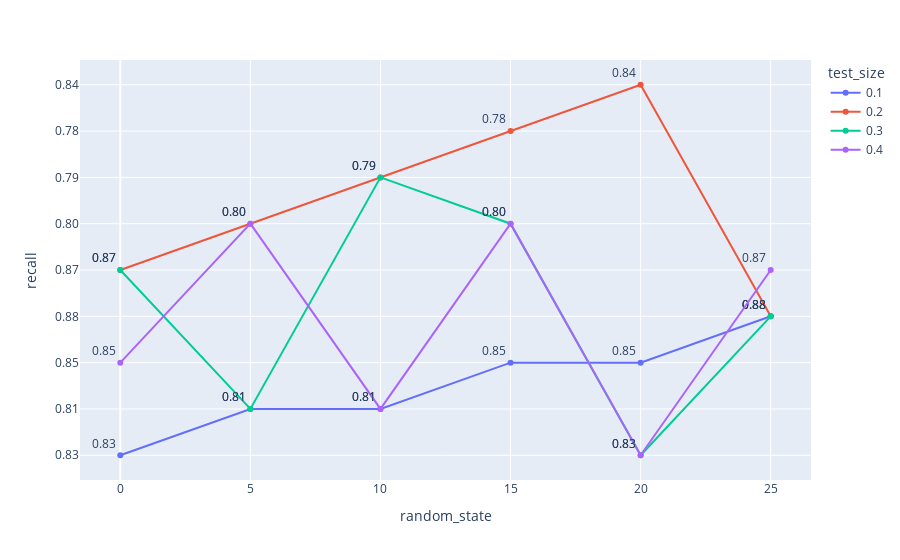

The notebook cell this image was saved under:
### Code cell
import plotly.express as px
fig = px.line(optimal, x='random_state', y='recall',color='test_size',
              text='recall', markers=True)
fig.update_traces(textposition='top left')
fig.show()

### Figure 1 — Plotly figure (JSON) as saved in the notebook; plotly's stock layout.template omitted (floating-point values rounded to 4 significant figures)
{"data": [{"hovertemplate": "test_size=0.1<br>random_state=%{x}<br>recall=%{text}<extra></extra>", "legendgroup": "0.1", "line": {"color": "#636efa", "dash": "solid"}, "marker": {"symbol": "circle"}, "mode": "lines+markers+text", "name": "0.1", "orientation": "h", "showlegend": true, "text": ["0.83", "0.81", "0.81", "0.85", "0.85", "0.88"], "textposition": "top left", "type": "scatter", "x": [0, 5, 10, 15, 20, 25], "xaxis": "x", "y": ["0.83", "0.81", "0.81", "0.85", "0.85", "0.88"], "yaxis": "y"}, {"hovertemplate": "test_size=0.2<br>random_state=%{x}<br>recall=%{text}<extra></extra>", "legendgroup": "0.2", "line": {"color": "#EF553B", "dash": "solid"}, "marker": {"symbol": "circle"}, "mode": "lines+markers+text", "name": "0.2", "orientation": "h", "showlegend": true, "text": ["0.87", "0.80", "0.79", "0.78", "0.84", "0.88"], "textposition": "top left", "type": "scatter", "x": [0, 5, 10, 15, 20, 25], "xaxis": "x", "y": ["0.87", "0.80", "0.79", "0.78", "0.84", "0.88"], "yaxis": "y"}, {"hovertemplate": "test_size=0.3<br>random_state=%{x}<br>recall=%{text}<extra></extra>", "legendgroup": "0.3", "line": {"color": "#00cc96", "dash": "solid"}, "marker": {"symbol": "circle"}, "mode": "lines+markers+text", "name": "0.3", "orientation": "h", "showlegend": true, "text": ["0.87", "0.81", "0.79", "0.80", "0.83", "0.88"], "textposition": "top left", "type": "scatter", "x": [0, 5, 10, 15, 20, 25], "xaxis": "x", "y": ["0.87", "0.81", "0.79", "0.80", "0.83", "0.88"], "yaxis": "y"}, {"hovertemplate": "test_size=0.4<br>random_state=%{x}<br>recall=%{text}<extra></extra>", "legendgroup": "0.4", "line": {"color": "#ab63fa", "dash": "solid"}, "marker": {"symbol": "circle"}, "mode": "lines+markers+text", "name": "0.4", "orientation": "h", "showlegend": true, "text": ["0.85", "0.80", "0.81", "0.80", "0.83", "0.87"], "textposition": "top left", "type": "scatter", "x": [0, 5, 10, 15, 20, 25], "xaxis": "x", "y": ["0.85", "0.80", "0.81", "0.80", "0.83", "0.87"], "yaxis": "y"}], "layout": {"legend": {"title": {"text": "test_size"}, "tracegroupgap": 0}, "margin": {"t": 60}, "xaxis": {"anchor": "y", "domain": [0, 1], "title": {"text": "random_state"}}, "yaxis": {"anchor": "x", "domain": [0, 1], "title": {"text": "recall"}}}}
